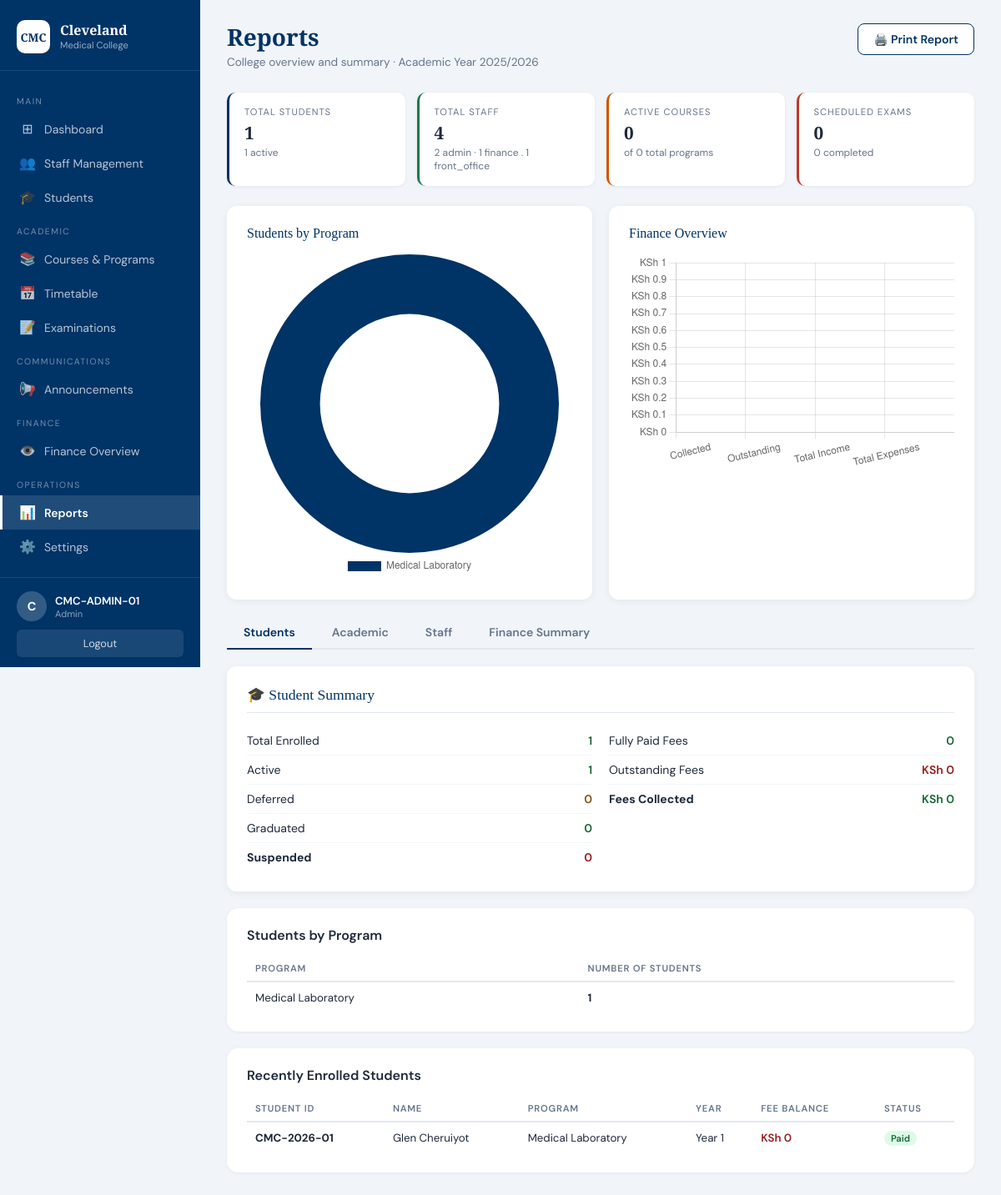
/reports (signed in), run on the app's committed database.
### backend/app.py (models this page shows)
class Student(db.Model):
    __tablename__ = 'students'
    id          = db.Column(db.Integer, primary_key=True)
    student_id  = db.Column(db.String(50), unique=True)
    first_name  = db.Column(db.String(100))
    last_name   = db.Column(db.String(100))
    full_name   = db.Column(db.String(200))
    dob         = db.Column(db.String(20))
    national_id = db.Column(db.String(50))
    phone       = db.Column(db.String(20))
    email       = db.Column(db.String(100))
    program     = db.Column(db.String(100))
    year        = db.Column(db.Integer)
    intake_year = db.Column(db.Integer)
    tuition_fee = db.Column(db.Float, default=0)
    amount_paid = db.Column(db.Float, default=0)
    balance     = db.Column(db.Float, default=0)
    status      = db.Column(db.String(30), default='Active')
    payments    = db.relationship('Payment', backref='student', lazy=True)

### backend/app.py (the view)
@app.route('/reports')
def reports():
    if session.get('role') not in ['admin', 'finance']:
        flash('Access denied.')
        return redirect(url_for('staff_login'))
    from sqlalchemy import func
    total_students     = Student.query.count()
    active_students    = Student.query.filter_by(status='Active').count()
    deferred_students  = Student.query.filter_by(status='Deferred').count()
    graduated_students = Student.query.filter_by(status='Graduated').count()
    suspended_students = Student.query.filter_by(status='Suspended').count()
    programs           = db.session.query(Student.program, func.count(Student.id)).group_by(Student.program).all()
    total_staff        = Staff.query.count()
    admin_count        = Staff.query.filter_by(role='admin').count()
    finance_count      = Staff.query.filter_by(role='finance').count()
    frontoffice_count  = Staff.query.filter_by(role='front_office').count()
    total_courses      = Course.query.count()
    active_courses     = Course.query.filter_by(status='Active').count()
    total_exams        = Examination.query.count()
    scheduled_exams    = Examination.query.filter_by(status='Scheduled').count()
    completed_exams    = Examination.query.filter_by(status='Completed').count()
    postponed_exams    = Examination.query.filter_by(status='Postponed').count()
    total_announcements= Announcement.query.count()
    tuition_collected  = db.session.query(func.sum(FeePayment.amount)).filter_by(status='Paid').scalar() or 0
    total_outstanding  = db.session.query(func.sum(Student.balance)).filter(Student.balance > 0).scalar() or 0
    grants_total       = db.session.query(func.sum(GrantDonation.amount)).filter_by(type='Grant').scalar() or 0
    donations_total    = db.session.query(func.sum(GrantDonation.amount)).filter_by(type='Donation').scalar() or 0
    total_income       = tuition_collected + grants_total + donations_total
    total_expenses     = db.session.query(func.sum(Payable.amount)).filter_by(status='Paid').scalar() or 0
    net_balance        = total_income - total_expenses
    recent_students    = Student.query.order_by(Student.id.desc()).limit(10).all()
    return render_template('reports.html',
        total_students=total_students, active_students=active_students,
        deferred_students=deferred_students, graduated_students=graduated_students,
        suspended_students=suspended_students, programs=programs,
        total_staff=total_staff, admin_count=admin_count,
        finance_count=finance_count, frontoffice_count=frontoffice_count,
        total_courses=total_courses, active_courses=active_courses,
        total_exams=total_exams, scheduled_exams=scheduled_exams,
        completed_exams=completed_exams, postponed_exams=postponed_exams,
        total_announcements=total_announcements,
        tuition_collected=tuition_collected, total_outstanding=total_outstanding,
        total_income=total_income, total_expenses=total_expenses,
        net_balance=net_balance, recent_students=recent_students)

### frontend/templates/reports.html (shortened to what this page needs)
<!DOCTYPE html>
<html lang="en">
<head>
    <link rel="stylesheet" href="{{ url_for('static', filename='css/admin_dashboard.css') }}">
</head>
<body>
<aside class="sidebar">
    <div class="sidebar-brand">
        <div class="brand-icon">CMC</div>
        <div><div class="brand-name">Cleveland</div><div class="brand-sub">Medical College</div></div>
    </div>
    <nav class="sidebar-nav">
        <div class="nav-section-label">Main</div>
        <a href="{{ url_for('admin_dashboard') }}" class="nav-item"><span class="nav-icon">⊞</span> Dashboard</a>
        <a href="{{ url_for('manage_staff') }}" class="nav-item"><span class="nav-icon">👥</span> Staff Management</a>
        <a href="{{ url_for('students') }}" class="nav-item"><span class="nav-icon">🎓</span> Students</a>
        <div class="nav-section-label">Academic</div>
        <a href="{{ url_for('courses') }}" class="nav-item"><span class="nav-icon">📚</span> Courses & Programs</a>
        <a href="{{ url_for('timetable') }}" class="nav-item"><span class="nav-icon">📅</span> Timetable</a>
        <a href="{{ url_for('examinations') }}" class="nav-item"><span class="nav-icon">📝</span> Examinations</a>
        <div class="nav-section-label">Communications</div>
        <a href="{{ url_for('announcements') }}" class="nav-item"><span class="nav-icon">📢</span> Announcements</a>
        <div class="nav-section-label">Finance</div>
        <a href="{{ url_for('finance_overview') }}" class="nav-item"><span class="nav-icon">👁️</span> Finance Overview</a>
        <div class="nav-section-label">Operations</div>
        <a href="{{ url_for('reports') }}" class="nav-item active"><span class="nav-icon">📊</span> Reports</a>
        <a href="{{ url_for('settings') }}" class="nav-item"><span class="nav-icon">⚙️</span> Settings</a>
    </nav>
    <div class="sidebar-footer">
        <div class="user-info">
            <div class="user-avatar">{{ session.get('username','AD')[0] }}</div>
            <div>
                <div class="user-name">{{ session.get('username','Administrator') }}</div>
                <div class="user-role">{{ session.get('role','') | replace('_','  ') | title }}</div>
            </div>
        </div>
        <a href="{{ url_for('logout') }}" class="logout-btn">Logout</a>
    </div>
</aside>
<main class="main">
    <header class="topbar">
        <div>
            <h1 class="page-title">Reports</h1>
            <p class="page-subtitle">College overview and summary · Academic Year 2025/2026</p>
        </div>
        <div class="topbar-actions">
            <button class="btn-outline" onclick="window.print()">🖨️ Print Report</button>
        </div>
    </header>
    <div class="stats-row">
        <div class="stat-mini">
            <div class="stat-mini-label">Total Students</div>
            <div class="stat-mini-val">{{ total_students }}</div>
            <div class="stat-mini-sub">{{ active_students }} active</div>
        </div>
        <div class="stat-mini" style="border-left-color:var(--green)">
            <div class="stat-mini-label">Total Staff</div>
            <div class="stat-mini-val">{{ total_staff }}</div>
            <div class="stat-mini-sub">{{ admin_count }} admin · {{ finance_count }} finance . {{ frontoffice_count }} front_office</div>
        </div>
        <div class="stat-mini" style="border-left-color:var(--orange)">
            <div class="stat-mini-label">Active Courses</div>
            <div class="stat-mini-val">{{ active_courses }}</div>
            <div class="stat-mini-sub">of {{ total_courses }} total programs</div>
        </div>
        <div class="stat-mini" style="border-left-color:var(--red)">
            <div class="stat-mini-label">Scheduled Exams</div>
            <div class="stat-mini-val">{{ scheduled_exams }}</div>
            <div class="stat-mini-sub">{{ completed_exams }} completed</div>
        </div>
    </div>
    <div class="charts-row">
        <div class="chart-box">
            <div class="chart-box-title">Students by Program</div>
            <canvas id="programChart" height="200"></canvas>
        </div>
        <div class="chart-box">
            <div class="chart-box-title">Finance Overview</div>
            <canvas id="financeChart" height="200"></canvas>
        </div>
    </div>
    <div class="tabs">
        <div class="tab active" onclick="switchTab('students', this)">Students</div>
        <div class="tab" onclick="switchTab('academic', this)">Academic</div>
        <div class="tab" onclick="switchTab('staff', this)">Staff</div>
        <div class="tab" onclick="switchTab('finance', this)">Finance Summary</div>
    </div>
    <div class="tab-content active" id="tab-students">
        <div class="report-section">
            <div class="report-section-title">🎓 Student Summary</div>
            <div class="summary-grid">
                <div>
                    <div class="summary-row"><span>Total Enrolled</span><span class="val-income">{{ total_students }}</span></div>
                    <div class="summary-row"><span>Active</span><span class="val-income">{{ active_students }}</span></div>
                    <div class="summary-row"><span>Deferred</span><span style="color:#854d0e;font-weight:600;">{{ deferred_students }}</span></div>
                    <div class="summary-row"><span>Graduated</span><span class="val-income">{{ graduated_students }}</span></div>
                    <div class="summary-row"><span>Suspended</span><span class="val-expense">{{ suspended_students }}</span></div>
                </div>
                <div>
                    <div class="summary-row"><span>Fully Paid Fees</span><span class="val-income">{{ total_students - (recent_students | length) }}</span></div>
                    <div class="summary-row"><span>Outstanding Fees</span><span class="val-expense">KSh {{ "{:,.0f}".format(total_outstanding) }}</span></div>
                    <div class="summary-row"><span>Fees Collected</span><span class="val-income">KSh {{ "{:,.0f}".format(tuition_collected) }}</span></div>
                </div>
            </div>
        </div>
        <div class="table-card">
            <div class="chart-title" style="margin-bottom:14px;">Students by Program</div>
            <table class="data-table">
                <thead>
                    <tr><th>Program</th><th>Number of Students</th></tr>
                </thead>
                <tbody>
                    {% for program, count in programs %}
                    <tr>
                        <td>{{ program or 'Not assigned' }}</td>
                        <td><strong>{{ count }}</strong></td>
                    </tr>
                    {% else %}
                    <tr><td colspan="2" class="empty-state">No students yet.</td></tr>
                    {% endfor %}
                </tbody>
            </table>
        </div>
        <div class="table-card" style="margin-top:20px;">
            <div class="chart-title" style="margin-bottom:14px;">Recently Enrolled Students</div>
            <table class="data-table">
                <thead>
                    <tr><th>Student ID</th><th>Name</th><th>Program</th><th>Year</th><th>Fee Balance</th><th>Status</th></tr>
                </thead>
                <tbody>
                    {% for s in recent_students %}
                    <tr>
                        <td><strong>{{ s.student_id }}</strong></td>
                        <td>{{ s.full_name }}</td>
                        <td>{{ s.program }}</td>
                        <td>Year {{ s.year }}</td>
                        <td style="color:#991b1b;font-weight:600;">KSh {{ "{:,.0f}".format(s.balance) }}</td>
                        <td><span class="status status--{{ 'paid' if s.balance==0 else 'pending' }}">{{ 'Paid' if s.balance==0 else 'Owing' }}</span></td>
                    </tr>
                    {% else %}
                    <tr><td colspan="6" class="empty-state">No students yet.</td></tr>
                    {% endfor %}
                </tbody>
            </table>
        </div>
    </div>
</main>
<script>
function switchTab(name, el) {
    document.querySelectorAll('.tab').forEach(t => t.classList.remove('active'));
    document.querySelectorAll('.tab-content').forEach(t => t.classList.remove('active'));
    document.getElementById('tab-' + name).classList.add('active');
    el.classList.add('active');
}
// Students by program chart
const programLabels = [{% for program, count in programs %}'{{ program or "Unknown" }}',{% endfor %}];
const programData   = [{% for program, count in programs %}{{ count }},{% endfor %}];
new Chart(document.getElementById('programChart').getContext('2d'), {
    type: 'doughnut',
    data: {
        labels: programLabels,
        datasets: [{
            data: programData,
            backgroundColor: ['#003366','#1a7a4a','#2563eb','#c0392b','#7c3aed','#f59e0b'],
            borderWidth: 0,
            hoverOffset: 8,
        }]
    },
    options: {
        responsive: true,
        cutout: '60%',
        plugins: { legend: { position: 'bottom' } }
    }
});
// Finance overview chart
new Chart(document.getElementById('financeChart').getContext('2d'), {
    type: 'bar',
    data: {
        labels: ['Collected', 'Outstanding', 'Total Income', 'Total Expenses'],
        datasets: [{
            data: [
                {{ tuition_collected }},
                {{ total_outstanding }},
                {{ total_income }},
                {{ total_expenses }}
            ],
            backgroundColor: ['#1a7a4a', '#c0392b', '#003366', '#7c3aed'],
            borderRadius: 6,
        }]
    },
    options: {
        responsive: true,
        plugins: { legend: { display: false } },
        scales: { y: { beginAtZero: true, ticks: { callback: v => 'KSh ' + v.toLocaleString() } } }
    }
});
</script>
</body>
</html>

### data on the page
Student: program "Medical Laboratory", count "1", student_id "CMC-2026-01", full_name "Glen Cheruiyot", year "1", balance "0", balance "Paid"

### other printed values
{{ session.get('username','AD')[0] }} "C"
{{ session.get('username','Administrator') }} "CMC-ADMIN-01"
{{ session.get('role','') | replace('_','  ') | title }} "Admin"
{{ total_students }} "1"
{{ active_students }} "1"
{{ total_staff }} "4"
{{ admin_count }} "2"
{{ finance_count }} "1"
{{ frontoffice_count }} "1"
{{ active_courses }} "0"
{{ total_courses }} "0"
{{ scheduled_exams }} "0"
{{ completed_exams }} "0"
{{ deferred_students }} "0"
{{ graduated_students }} "0"
